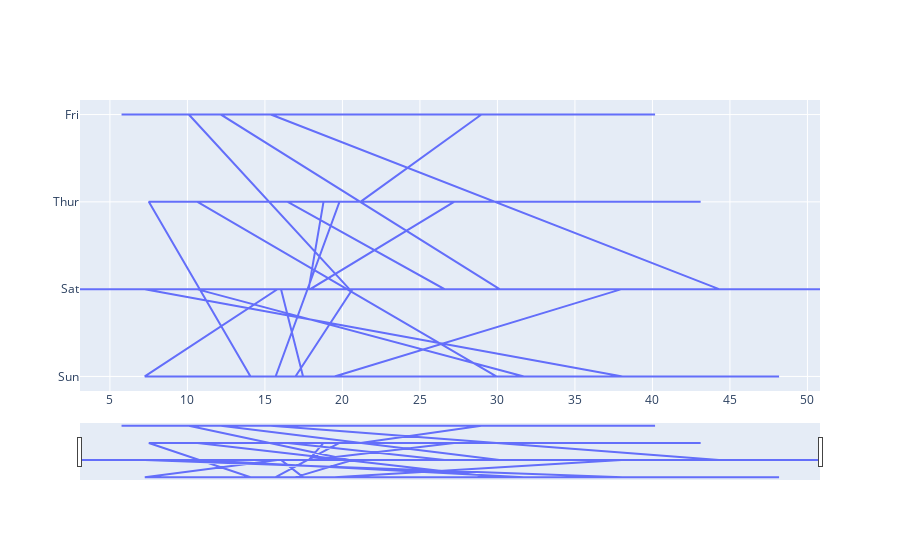

Here is the notebook cell this chart was saved with:
### Code cell
import plotly.graph_objects as px
import plotly.express as go
import numpy as np

df = go.data.tips()

x = df['total_bill']
y = df['day']

plot = px.Figure(data=[px.Scatter(
	x=x,
	y=y,
	mode='lines',)
])

plot.update_layout(
	xaxis=dict(
		rangeselector=dict(
			buttons=list([
				dict(count=1,
					step="day",
					stepmode="backward"),
			])
		),
		rangeslider=dict(
			visible=True
		),
	)
)

plot.show()

### Figure 1 — Plotly figure (JSON) as saved in the notebook; plotly's stock layout.template omitted (floating-point values rounded to 4 significant figures; data arrays with more than 128 entries replaced by an {"elided": "..."} marker saying what was removed)
{"data": [{"mode": "lines", "type": "scatter", "x": {"elided": "244 float values"}, "y": {"elided": "244 str values"}}], "layout": {"xaxis": {"rangeselector": {"buttons": [{"count": 1, "step": "day", "stepmode": "backward"}]}, "rangeslider": {"visible": true}}}}
